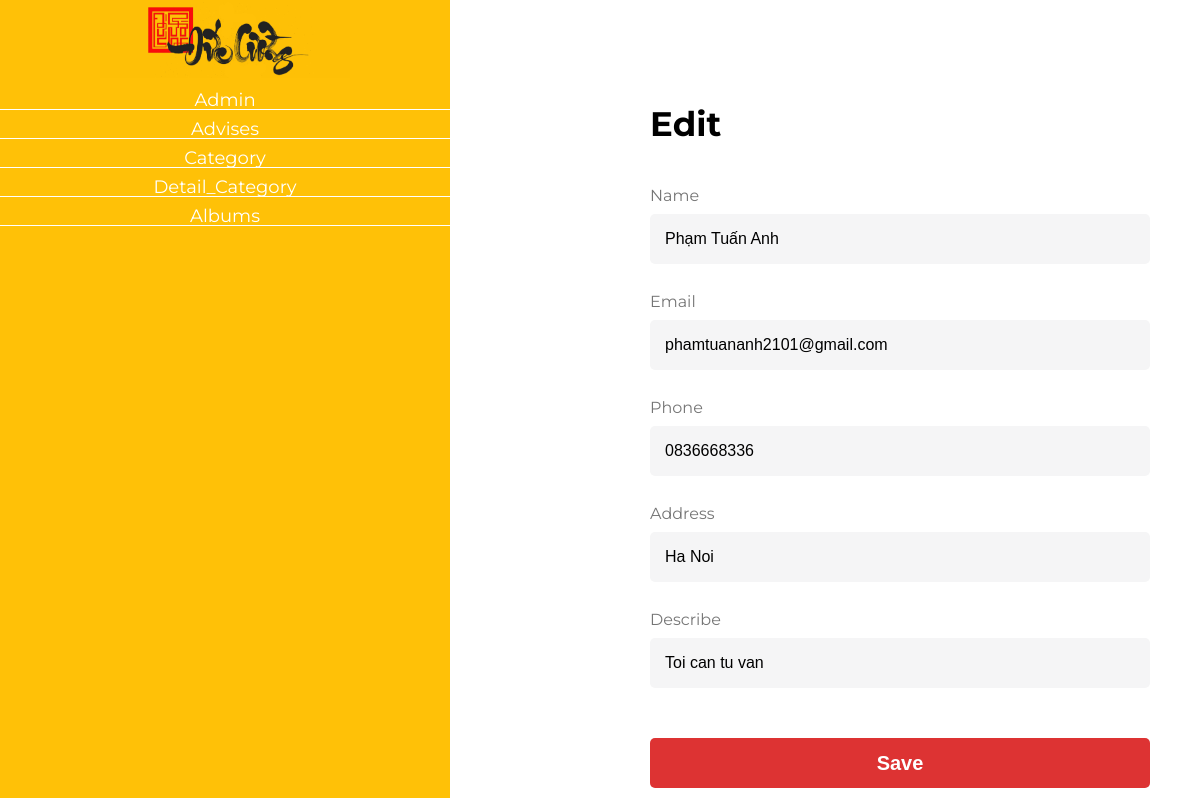
/admin/adm_edit_advises.php?id=25 (signed in), run on the app's committed database.
### tables this page shows
CREATE TABLE `advises` (
  `id` int(11) NOT NULL,
  `name` varchar(50) DEFAULT NULL,
  `email` varchar(150) DEFAULT NULL,
  `phone` varchar(20) DEFAULT NULL,
  `address` varchar(200) DEFAULT NULL,
  `content` longtext,
  `users_id` int(11) DEFAULT NULL,
  `category_id` int(11) DEFAULT NULL,
  `detail_category` int(11) DEFAULT NULL,
  `created_at` datetime DEFAULT NULL,
  `update_at` datetime DEFAULT NULL
);

### validation/dbhelper.php (called while the page is built, shortened)
<?php
function executeResult($sql, $isSingle = false) {
	$conn = mysqli_connect(HOST, USERNAME, PASSWORD, DATABASE);
	mysqli_set_charset($conn, 'utf8');
	$data = null;
	$resultset = mysqli_query($conn, $sql);
	if($resultset != null){
		if($isSingle) {
			$data = mysqli_fetch_assoc($resultset);
		} else {
			$data = [];
			while(($row = mysqli_fetch_assoc($resultset)) != null) {
				$data[] = $row;
			}
		}
	}
	return $data;
}

### admin/adm_edit_advises.php (the view, shortened to what this page needs)
<?php
require_once('../validation/dbhelper.php');
$id = $_GET['id'];
$sql = "select * from advises where id = $id";
$advises = executeResult($sql, true);
?>
<!DOCTYPE html>
<html lang="en">
<head>
    <link rel="stylesheet" href="../css/reset.css">
    <link rel="stylesheet" href="../css/lg.css">
</head>
<body>
    <div id="wrapper">
    <div class="main-left">
                    <ul>
                         <a href="../index.php" id="logo">
                            <img src="../img/logo.png" alt="">
                        </a>
                            <li><a href="adm_users.php">Admin</a></li>
                            <li><a href="adm_advises.php">Advises</a></li>
                            <li><a href="adm_category.php">Category</a></li>
                            <li><a href="detail_category.php">Detail_Category</a></li>
                            <li><a href="adm_albums.php">Albums</a></li>
                    </ul>
                </div>
        <div class="main-right">
            <div class="form-login-right">
               <form method="post">
                    <h1>Edit</h1>
                    <ul>
                        <li>Name</li>
                        <li><input required type="text" name="name"placeholder ="Eg: pham tuan anh"  value="<?=$advises['name']?>"></li>
                        <li>Email</li>
                        <li><input required type="email" name="email" placeholder="Eg: phamtuananh2101@gmail.com" value="<?=$advises['email']?>"></li>
                        <li>Phone</li>
                        <li><input required type="tel" name="phone" placeholder="Eg: 0836668336" value="<?=$advises['phone']?>"></li>
                        <li>Address</li>
                        <li><input required type="text" name="address" placeholder="Eg: Ha Noi" value="<?=$advises['address']?>"></li>
                        <li>Describe</li>
                        <li><input required type="text" name="describe" placeholder="Eg: good" value="<?=$advises['content']?>"></li>
                        <li> <button type="submit">Save</button></li>
                    </ul>
               </form>
            </div>
            </div>
    </div>
</body>
</html>

### css/lg.css (style rules this page uses)
* { margin: 0; padding: 0; }
body { background-color: #fff; font-family: 'Montserrat', sans-serif; }
#wrapper { height: auto; display: flex; }
#logo { padding:5px 0px; }
#logo img { max-width: 250px; height: auto; }
.main-left { flex: 3; height: auto; background-color: #ffc107; text-align: center; }
.main-left ul { padding-inline-start:0px; }
.main-left ul li { list-style: none; margin-top: 10px; border-bottom: 1px solid #fff; font-size: 18px; }
.main-left ul li a { text-decoration: none; color: #fff; }
.main-right { flex: 5; height: auto; }
h1 { font-size: 2.125rem; line-height: 3rem; margin-top: 0px; margin-bottom: 2.5rem; font-weight: 700; }
form { margin-top: 100px; margin-left: 200px; width: 500px; }
input { margin-bottom:20px; width: 97%; height: 50px; outline: none; border-radius: 5px; padding-left:15px; font-size:16px; background-color: #F5F5F6; border: none; }
li { color: rgba(0, 0, 0, 0.54); margin-bottom: 10px; list-style: none; }
button { outline:none; background-color:#dd3333; height: 50px; width: 100%; text-align: center; color: white; cursor: pointer; border:none; border-radius: 5px; margin-top:20px; font-size:20px; font-weight: bold; }
a { color: #dd3333; }

### data on the page
advises: name "Phạm Tuấn Anh", email "phamtuananh2101@gmail.com", phone "0836668336", address "Ha Noi", describe "Toi can tu van"
